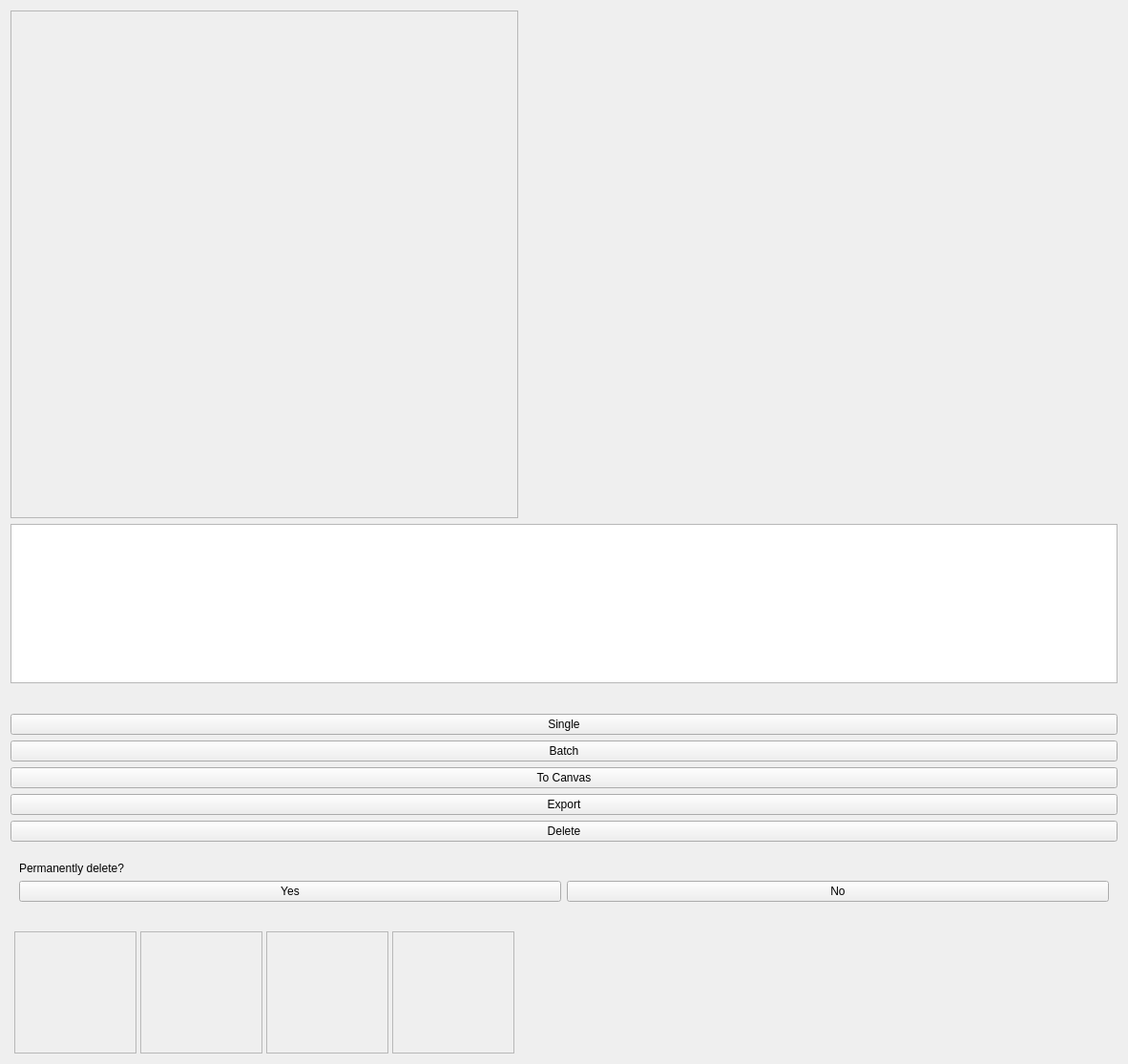
<?xml version="1.0" encoding="UTF-8"?>
<ui version="4.0">
 <class>standard_image_widget</class>
 <widget class="QWidget" name="standard_image_widget">
  <property name="geometry">
   <rect>
    <x>0</x>
    <y>0</y>
    <width>1182</width>
    <height>1115</height>
   </rect>
  </property>
  <property name="windowTitle">
   <string>Form</string>
  </property>
  <layout class="QGridLayout" name="gridLayout_3">
   <item row="0" column="0">
    <layout class="QGridLayout" name="gridLayout_4">
     <item row="1" column="0">
      <widget class="QTableWidget" name="tableWidget">
       <property name="styleSheet">
        <string notr="true"/>
       </property>
       <property name="autoScroll">
        <bool>false</bool>
       </property>
       <attribute name="horizontalHeaderVisible">
        <bool>false</bool>
       </attribute>
       <attribute name="verticalHeaderVisible">
        <bool>false</bool>
       </attribute>
       <column>
        <property name="text">
         <string>New Column</string>
        </property>
       </column>
       <column>
        <property name="text">
         <string>New Column</string>
        </property>
       </column>
      </widget>
     </item>
     <item row="7" column="0">
      <widget class="QPushButton" name="pushButton">
       <property name="cursor">
        <cursorShape>PointingHandCursor</cursorShape>
       </property>
       <property name="toolTip">
        <string>Permanently delete this image</string>
       </property>
       <property name="text">
        <string>Delete</string>
       </property>
      </widget>
     </item>
     <item row="0" column="0">
      <widget class="QFrame" name="image_frame">
       <property name="sizePolicy">
        <sizepolicy hsizetype="Preferred" vsizetype="Preferred">
         <horstretch>0</horstretch>
         <verstretch>0</verstretch>
        </sizepolicy>
       </property>
       <property name="minimumSize">
        <size>
         <width>532</width>
         <height>532</height>
        </size>
       </property>
       <property name="maximumSize">
        <size>
         <width>532</width>
         <height>532</height>
        </size>
       </property>
       <property name="acceptDrops">
        <bool>true</bool>
       </property>
       <property name="frameShape">
        <enum>QFrame::StyledPanel</enum>
       </property>
       <property name="frameShadow">
        <enum>QFrame::Raised</enum>
       </property>
      </widget>
     </item>
     <item row="8" column="0">
      <widget class="QWidget" name="controls_container" native="true">
       <layout class="QVBoxLayout" name="verticalLayout_3">
        <property name="leftMargin">
         <number>0</number>
        </property>
        <property name="topMargin">
         <number>0</number>
        </property>
        <property name="rightMargin">
         <number>0</number>
        </property>
        <property name="bottomMargin">
         <number>0</number>
        </property>
        <item>
         <widget class="QWidget" name="delete_confirmation" native="true">
          <layout class="QGridLayout" name="gridLayout">
           <item row="6" column="0">
            <spacer name="verticalSpacer_2">
             <property name="orientation">
              <enum>Qt::Vertical</enum>
             </property>
             <property name="sizeHint" stdset="0">
              <size>
               <width>20</width>
               <height>40</height>
              </size>
             </property>
            </spacer>
           </item>
           <item row="3" column="0" colspan="2">
            <widget class="QLabel" name="label">
             <property name="text">
              <string>Permanently delete?</string>
             </property>
            </widget>
           </item>
           <item row="0" column="0" colspan="2">
            <widget class="QWidget" name="button_container" native="true">
             <layout class="QHBoxLayout" name="buttons">
              <property name="leftMargin">
               <number>0</number>
              </property>
              <property name="topMargin">
               <number>0</number>
              </property>
              <property name="rightMargin">
               <number>0</number>
              </property>
              <property name="bottomMargin">
               <number>0</number>
              </property>
             </layout>
            </widget>
           </item>
           <item row="4" column="0">
            <widget class="QPushButton" name="pushButton_5">
             <property name="cursor">
              <cursorShape>PointingHandCursor</cursorShape>
             </property>
             <property name="text">
              <string>Yes</string>
             </property>
            </widget>
           </item>
           <item row="4" column="1">
            <widget class="QPushButton" name="pushButton_6">
             <property name="cursor">
              <cursorShape>PointingHandCursor</cursorShape>
             </property>
             <property name="text">
              <string>No</string>
             </property>
            </widget>
           </item>
          </layout>
         </widget>
        </item>
       </layout>
      </widget>
     </item>
     <item row="5" column="0">
      <widget class="QPushButton" name="pushButton_4">
       <property name="cursor">
        <cursorShape>PointingHandCursor</cursorShape>
       </property>
       <property name="toolTip">
        <string>Send this image to the canvas</string>
       </property>
       <property name="text">
        <string>To Canvas</string>
       </property>
      </widget>
     </item>
     <item row="9" column="0">
      <widget class="QWidget" name="batch_container" native="true">
       <property name="minimumSize">
        <size>
         <width>0</width>
         <height>0</height>
        </size>
       </property>
       <property name="maximumSize">
        <size>
         <width>532</width>
         <height>532</height>
        </size>
       </property>
       <layout class="QHBoxLayout" name="horizontalLayout_3">
        <property name="spacing">
         <number>0</number>
        </property>
        <property name="leftMargin">
         <number>0</number>
        </property>
        <property name="topMargin">
         <number>0</number>
        </property>
        <property name="rightMargin">
         <number>0</number>
        </property>
        <property name="bottomMargin">
         <number>0</number>
        </property>
        <item>
         <widget class="QFrame" name="frame">
          <property name="minimumSize">
           <size>
            <width>128</width>
            <height>128</height>
           </size>
          </property>
          <property name="maximumSize">
           <size>
            <width>128</width>
            <height>128</height>
           </size>
          </property>
          <property name="frameShape">
           <enum>QFrame::StyledPanel</enum>
          </property>
          <property name="frameShadow">
           <enum>QFrame::Raised</enum>
          </property>
         </widget>
        </item>
        <item>
         <widget class="QFrame" name="frame_3">
          <property name="minimumSize">
           <size>
            <width>128</width>
            <height>128</height>
           </size>
          </property>
          <property name="maximumSize">
           <size>
            <width>128</width>
            <height>128</height>
           </size>
          </property>
          <property name="frameShape">
           <enum>QFrame::StyledPanel</enum>
          </property>
          <property name="frameShadow">
           <enum>QFrame::Raised</enum>
          </property>
         </widget>
        </item>
        <item>
         <widget class="QFrame" name="frame_4">
          <property name="minimumSize">
           <size>
            <width>128</width>
            <height>128</height>
           </size>
          </property>
          <property name="maximumSize">
           <size>
            <width>128</width>
            <height>128</height>
           </size>
          </property>
          <property name="frameShape">
           <enum>QFrame::StyledPanel</enum>
          </property>
          <property name="frameShadow">
           <enum>QFrame::Raised</enum>
          </property>
         </widget>
        </item>
        <item>
         <widget class="QFrame" name="frame_2">
          <property name="minimumSize">
           <size>
            <width>128</width>
            <height>128</height>
           </size>
          </property>
          <property name="maximumSize">
           <size>
            <width>128</width>
            <height>128</height>
           </size>
          </property>
          <property name="frameShape">
           <enum>QFrame::StyledPanel</enum>
          </property>
          <property name="frameShadow">
           <enum>QFrame::Raised</enum>
          </property>
         </widget>
        </item>
       </layout>
      </widget>
     </item>
     <item row="4" column="0">
      <widget class="QPushButton" name="pushButton_2">
       <property name="cursor">
        <cursorShape>PointingHandCursor</cursorShape>
       </property>
       <property name="toolTip">
        <string>Generate a batch of four variations</string>
       </property>
       <property name="text">
        <string>Batch</string>
       </property>
      </widget>
     </item>
     <item row="2" column="0">
      <widget class="SliderWidget" name="samples_widget" native="true">
       <property name="minimumSize">
        <size>
         <width>0</width>
         <height>20</height>
        </size>
       </property>
       <property name="label_text" stdset="0">
        <string>Similarity</string>
       </property>
       <property name="slider_callback" stdset="0">
        <string notr="true">handle_value_change</string>
       </property>
       <property name="current_value" stdset="0">
        <number>1000</number>
       </property>
       <property name="slider_maximum" stdset="0">
        <number>1000</number>
       </property>
       <property name="spinbox_maximum" stdset="0">
        <double>1.000000000000000</double>
       </property>
       <property name="display_as_float" stdset="0">
        <bool>true</bool>
       </property>
       <property name="spinbox_single_step" stdset="0">
        <double>0.010000000000000</double>
       </property>
       <property name="spinbox_page_step" stdset="0">
        <double>0.100000000000000</double>
       </property>
       <property name="spinbox_minimum" stdset="0">
        <double>0.000000000000000</double>
       </property>
       <property name="slider_minimum" stdset="0">
        <number>0</number>
       </property>
       <property name="settings_property" stdset="0">
        <string>image_similarity</string>
       </property>
      </widget>
     </item>
     <item row="6" column="0">
      <widget class="QPushButton" name="pushButton_7">
       <property name="text">
        <string>Export</string>
       </property>
      </widget>
     </item>
     <item row="3" column="0">
      <widget class="QPushButton" name="pushButton_3">
       <property name="cursor">
        <cursorShape>PointingHandCursor</cursorShape>
       </property>
       <property name="toolTip">
        <string>Generate one variation</string>
       </property>
       <property name="text">
        <string>Single</string>
       </property>
      </widget>
     </item>
    </layout>
   </item>
  </layout>
 </widget>
 <customwidgets>
  <customwidget>
   <class>SliderWidget</class>
   <extends>QWidget</extends>
   <header>airunner/widgets/slider/slider_widget</header>
   <container>1</container>
  </customwidget>
 </customwidgets>
 <resources/>
 <connections>
  <connection>
   <sender>pushButton_5</sender>
   <signal>clicked()</signal>
   <receiver>standard_image_widget</receiver>
   <slot>confirm_delete()</slot>
   <hints>
    <hint type="sourcelabel">
     <x>204</x>
     <y>710</y>
    </hint>
    <hint type="destinationlabel">
     <x>237</x>
     <y>0</y>
    </hint>
   </hints>
  </connection>
  <connection>
   <sender>pushButton_6</sender>
   <signal>clicked()</signal>
   <receiver>standard_image_widget</receiver>
   <slot>cancel_delete()</slot>
   <hints>
    <hint type="sourcelabel">
     <x>532</x>
     <y>710</y>
    </hint>
    <hint type="destinationlabel">
     <x>368</x>
     <y>0</y>
    </hint>
   </hints>
  </connection>
  <connection>
   <sender>pushButton_4</sender>
   <signal>clicked()</signal>
   <receiver>standard_image_widget</receiver>
   <slot>image_to_canvas()</slot>
   <hints>
    <hint type="sourcelabel">
     <x>185</x>
     <y>656</y>
    </hint>
    <hint type="destinationlabel">
     <x>85</x>
     <y>0</y>
    </hint>
   </hints>
  </connection>
  <connection>
   <sender>pushButton</sender>
   <signal>clicked()</signal>
   <receiver>standard_image_widget</receiver>
   <slot>delete_image()</slot>
   <hints>
    <hint type="sourcelabel">
     <x>532</x>
     <y>656</y>
    </hint>
    <hint type="destinationlabel">
     <x>310</x>
     <y>0</y>
    </hint>
   </hints>
  </connection>
  <connection>
   <sender>pushButton_3</sender>
   <signal>clicked()</signal>
   <receiver>standard_image_widget</receiver>
   <slot>similar_image()</slot>
   <hints>
    <hint type="sourcelabel">
     <x>355</x>
     <y>613</y>
    </hint>
    <hint type="destinationlabel">
     <x>38</x>
     <y>0</y>
    </hint>
   </hints>
  </connection>
  <connection>
   <sender>pushButton_2</sender>
   <signal>clicked()</signal>
   <receiver>standard_image_widget</receiver>
   <slot>similar_batch()</slot>
   <hints>
    <hint type="sourcelabel">
     <x>520</x>
     <y>613</y>
    </hint>
    <hint type="destinationlabel">
     <x>154</x>
     <y>2</y>
    </hint>
   </hints>
  </connection>
  <connection>
   <sender>pushButton_7</sender>
   <signal>clicked()</signal>
   <receiver>standard_image_widget</receiver>
   <slot>export_image()</slot>
   <hints>
    <hint type="sourcelabel">
     <x>359</x>
     <y>656</y>
    </hint>
    <hint type="destinationlabel">
     <x>467</x>
     <y>0</y>
    </hint>
   </hints>
  </connection>
 </connections>
 <slots>
  <slot>image_to_canvas()</slot>
  <slot>similar_image()</slot>
  <slot>variant_image()</slot>
  <slot>delete_image()</slot>
  <slot>similar_batch()</slot>
  <slot>confirm_delete()</slot>
  <slot>cancel_delete()</slot>
  <slot>export_image()</slot>
 </slots>
</ui>
